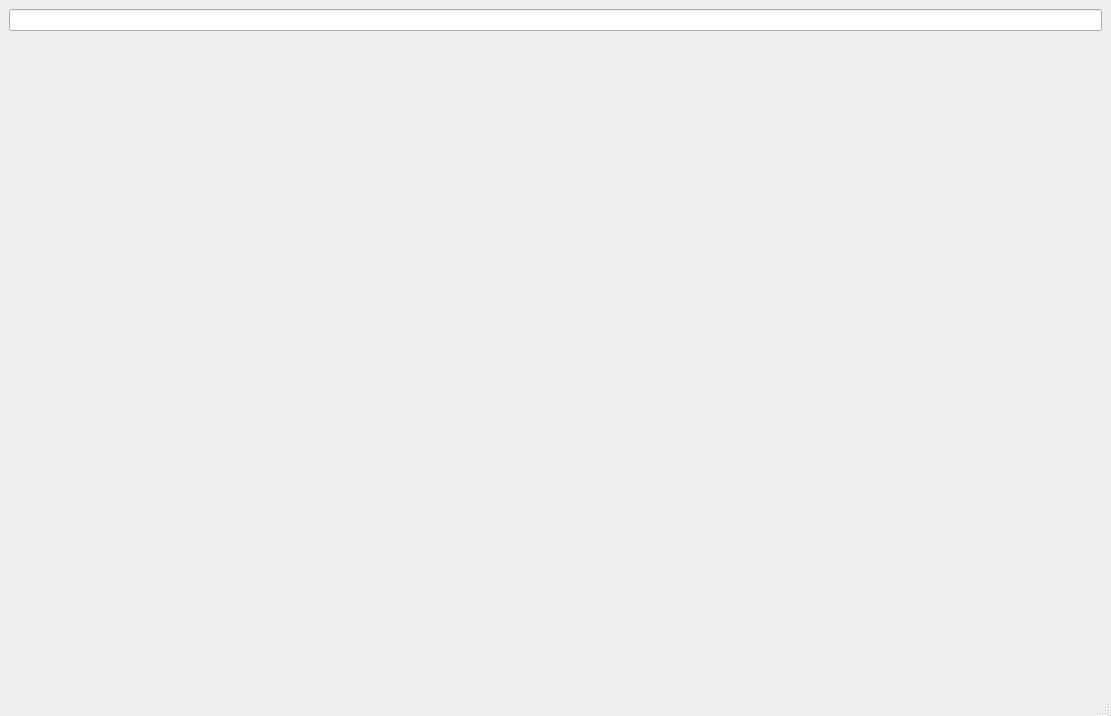
<?xml version="1.0" encoding="UTF-8"?>
<ui version="4.0">
 <class>MainWindow</class>
 <widget class="QMainWindow" name="MainWindow">
  <property name="geometry">
   <rect>
    <x>0</x>
    <y>0</y>
    <width>1111</width>
    <height>716</height>
   </rect>
  </property>
  <property name="windowTitle">
   <string>MainWindow</string>
  </property>
  <widget class="QWidget" name="centralwidget">
   <property name="layoutDirection">
    <enum>Qt::LeftToRight</enum>
   </property>
   <layout class="QVBoxLayout" name="verticalLayout_2">
    <property name="spacing">
     <number>0</number>
    </property>
    <property name="leftMargin">
     <number>9</number>
    </property>
    <property name="topMargin">
     <number>9</number>
    </property>
    <item alignment="Qt::AlignTop">
     <widget class="QLineEdit" name="lineEdit"/>
    </item>
    <item>
     <spacer name="verticalSpacer">
      <property name="orientation">
       <enum>Qt::Vertical</enum>
      </property>
      <property name="sizeHint" stdset="0">
       <size>
        <width>20</width>
        <height>40</height>
       </size>
      </property>
     </spacer>
    </item>
   </layout>
  </widget>
  <widget class="QMenuBar" name="menubar">
   <property name="geometry">
    <rect>
     <x>0</x>
     <y>0</y>
     <width>1111</width>
     <height>21</height>
    </rect>
   </property>
  </widget>
  <widget class="QStatusBar" name="statusbar"/>
 </widget>
 <resources/>
 <connections/>
</ui>
